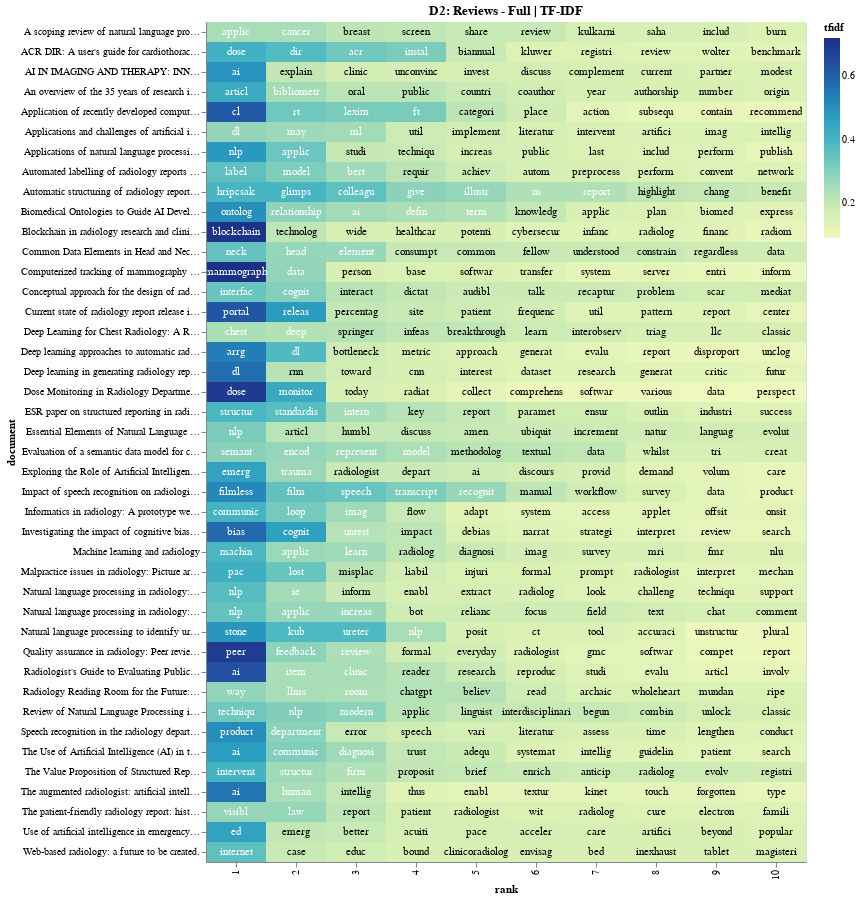
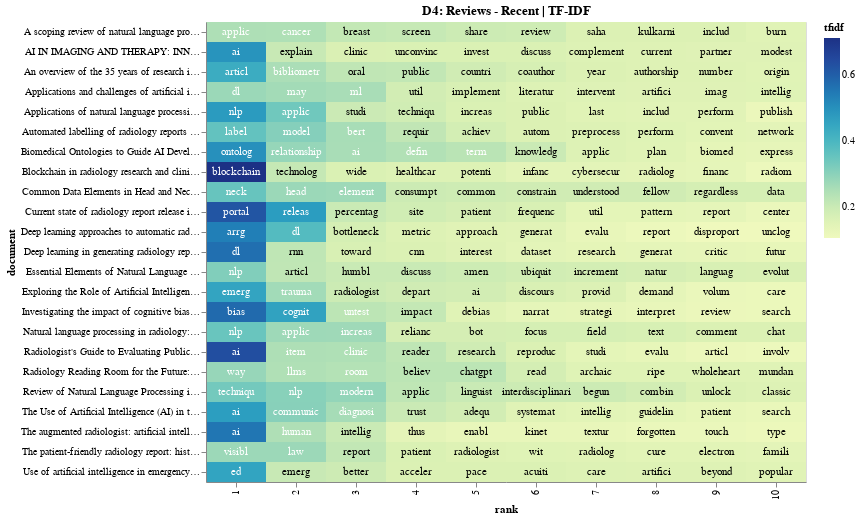

The notebook cell these images were saved under, in order:
### Code cell
# TF-IDF visualization

chart = data_viz.tfidf_chart(tfidf_tkns.iloc[len(dataset_abs[0]):len(dataset_abs[0])+len(dataset_abs[1])], 10, dataset.data_description[1])
chart.display()

chart = data_viz.tfidf_chart(tfidf_tkns.iloc[-len(dataset_abs[-1]):], 10, dataset.data_description[-1])
chart.display()

### Figure 1 — Vega specification as saved in the notebook (floating-point values rounded to 4 significant figures; data arrays with more than 128 entries replaced by an {"elided": "..."} marker saying what was removed)
{"$schema": "https://vega.github.io/schema/vega/v5.json", "data": [{"name": "source_0", "values": {"elided": "420 records"}}, {"name": "data_0", "values": {"elided": "420 records"}}, {"name": "data_0_x_domain_rank_0", "values": [{"rank": 1}, {"rank": 2}, {"rank": 3}, {"rank": 4}, {"rank": 5}, {"rank": 6}, {"rank": 7}, {"rank": 8}, {"rank": 9}, {"rank": 10}]}, {"name": "source_0_x_domain_rank_1", "values": [{"rank": 1}, {"rank": 2}, {"rank": 3}, {"rank": 4}, {"rank": 5}, {"rank": 6}, {"rank": 7}, {"rank": 8}, {"rank": 9}, {"rank": 10}]}, {"name": "data_0_y_domain_document_0", "values": [{"document": "A scoping review of natural language processing of radiology reports in breast cancer"}, {"document": "ACR DIR: A user's guide for cardiothoracic radiologists: Part 2: How to interpret your DIR report"}, {"document": "AI IN IMAGING AND THERAPY: INNOVATIONS, ETHICS, AND IMPACT: REVIEW ARTICLE Clinical applications of artificial intelligence in radiology"}, {"document": "An overview of the 35 years of research in the oral radiology: a bibliometric analysis"}, {"document": "Application of recently developed computer algorithm for automatic classification of unstructured radiology reports: Validation study"}, {"document": "Applications and challenges of artificial intelligence in diagnostic and interventional radiology"}, {"document": "Applications of natural language processing in radiology: A systematic review"}, {"document": "Automated labelling of radiology reports using natural language processing: Comparison of traditional and newer methods"}, {"document": "Automatic structuring of radiology reports: Harbinger of a second information revolution in radiology"}, {"document": "Biomedical Ontologies to Guide AI Development in Radiology"}, {"document": "Blockchain in radiology research and clinical practice: current trends and future directions"}, {"document": "Common Data Elements in Head and Neck Radiology Reporting"}, {"document": "Computerized tracking of mammography patients: Value of a radiology information system integrated with a personal-computer data base"}, {"document": "Conceptual approach for the design of radiology reporting interfaces: The talking template"}, {"document": "Current state of radiology report release in electronic patient portals"}, {"document": "Deep Learning for Chest Radiology: A Review"}, {"document": "Deep learning approaches to automatic radiology report generation: A systematic review"}, {"document": "Deep learning in generating radiology reports: A survey"}, {"document": "Dose Monitoring in Radiology Departments: Status Quo and Future Perspectives"}, {"document": "ESR paper on structured reporting in radiology"}, {"document": "Essential Elements of Natural Language Processing: What the Radiologist Should Know"}, {"document": "Evaluation of a semantic data model for chest radiology: Application of a new methodology"}, {"document": "Exploring the Role of Artificial Intelligence in an Emergency and Trauma Radiology Department"}, {"document": "Impact of speech recognition on radiologist productivity"}, {"document": "Informatics in radiology: A prototype web-based reporting system for onsite-offsite clinician communication"}, {"document": "Investigating the impact of cognitive biases in radiologists’ image interpretation: A scoping review"}, {"document": "Machine learning and radiology"}, {"document": "Malpractice issues in radiology: Picture archiving and communication systems (PACS) and the loss of patient examination records"}, {"document": "Natural language processing in radiology: A systematic review"}, {"document": "Natural language processing in radiology: Clinical applications and future directions"}, {"document": "Natural language processing to identify ureteric stones in radiology reports"}, {"document": "Quality assurance in radiology: Peer review and peer feedback"}, {"document": "Radiologist's Guide to Evaluating Publications of Clinical Research on AI: How We Do It"}, {"document": "Radiology Reading Room for the Future: Harnessing the Power of Large Language Models Like ChatGPT"}, {"document": "Review of Natural Language Processing in Radiology"}, {"document": "Speech recognition in the radiology department: A systematic review"}, {"document": "The Use of Artificial Intelligence (AI) in the Radiology Field: What Is the State of Doctor–Patient Communication in Cancer Diagnosis?"}, {"document": "The Value Proposition of Structured Reporting in Interventional Radiology"}, {"document": "The augmented radiologist: artificial intelligence in the practice of radiology"}, {"document": "The patient-friendly radiology report: history, evolution, challenges and opportunities"}, {"document": "Use of artificial intelligence in emergency radiology: An overview of current applications, challenges, and opportunities"}, {"document": "Web-based radiology: a future to be created."}]}, {"name": "source_0_y_domain_document_1", "values": [{"document": "A scoping review of natural language processing of radiology reports in breast cancer"}, {"document": "ACR DIR: A user's guide for cardiothoracic radiologists: Part 2: How to interpret your DIR report"}, {"document": "AI IN IMAGING AND THERAPY: INNOVATIONS, ETHICS, AND IMPACT: REVIEW ARTICLE Clinical applications of artificial intelligence in radiology"}, {"document": "An overview of the 35 years of research in the oral radiology: a bibliometric analysis"}, {"document": "Application of recently developed computer algorithm for automatic classification of unstructured radiology reports: Validation study"}, {"document": "Applications and challenges of artificial intelligence in diagnostic and interventional radiology"}, {"document": "Applications of natural language processing in radiology: A systematic review"}, {"document": "Automated labelling of radiology reports using natural language processing: Comparison of traditional and newer methods"}, {"document": "Automatic structuring of radiology reports: Harbinger of a second information revolution in radiology"}, {"document": "Biomedical Ontologies to Guide AI Development in Radiology"}, {"document": "Blockchain in radiology research and clinical practice: current trends and future directions"}, {"document": "Common Data Elements in Head and Neck Radiology Reporting"}, {"document": "Computerized tracking of mammography patients: Value of a radiology information system integrated with a personal-computer data base"}, {"document": "Conceptual approach for the design of radiology reporting interfaces: The talking template"}, {"document": "Current state of radiology report release in electronic patient portals"}, {"document": "Deep Learning for Chest Radiology: A Review"}, {"document": "Deep learning approaches to automatic radiology report generation: A systematic review"}, {"document": "Deep learning in generating radiology reports: A survey"}, {"document": "Dose Monitoring in Radiology Departments: Status Quo and Future Perspectives"}, {"document": "ESR paper on structured reporting in radiology"}, {"document": "Essential Elements of Natural Language Processing: What the Radiologist Should Know"}, {"document": "Evaluation of a semantic data model for chest radiology: Application of a new methodology"}, {"document": "Exploring the Role of Artificial Intelligence in an Emergency and Trauma Radiology Department"}, {"document": "Impact of speech recognition on radiologist productivity"}, {"document": "Informatics in radiology: A prototype web-based reporting system for onsite-offsite clinician communication"}, {"document": "Investigating the impact of cognitive biases in radiologists’ image interpretation: A scoping review"}, {"document": "Machine learning and radiology"}, {"document": "Malpractice issues in radiology: Picture archiving and communication systems (PACS) and the loss of patient examination records"}, {"document": "Natural language processing in radiology: A systematic review"}, {"document": "Natural language processing in radiology: Clinical applications and future directions"}, {"document": "Natural language processing to identify ureteric stones in radiology reports"}, {"document": "Quality assurance in radiology: Peer review and peer feedback"}, {"document": "Radiologist's Guide to Evaluating Publications of Clinical Research on AI: How We Do It"}, {"document": "Radiology Reading Room for the Future: Harnessing the Power of Large Language Models Like ChatGPT"}, {"document": "Review of Natural Language Processing in Radiology"}, {"document": "Speech recognition in the radiology department: A systematic review"}, {"document": "The Use of Artificial Intelligence (AI) in the Radiology Field: What Is the State of Doctor–Patient Communication in Cancer Diagnosis?"}, {"document": "The Value Proposition of Structured Reporting in Interventional Radiology"}, {"document": "The augmented radiologist: artificial intelligence in the practice of radiology"}, {"document": "The patient-friendly radiology report: history, evolution, challenges and opportunities"}, {"document": "Use of artificial intelligence in emergency radiology: An overview of current applications, challenges, and opportunities"}, {"document": "Web-based radiology: a future to be created."}]}, {"name": "data_0_color_domain_tfidf", "values": [{"min": 0.09207, "max": 0.7175}]}], "signals": [{"name": "y_step", "value": 20}, {"name": "height", "update": "bandspace(domain('y').length, 0, 0) * y_step"}], "marks": [{"type": "rect", "name": "layer_0_marks", "from": {"data": "data_0"}, "encode": {"update": {"description": {"signal": "\"rank: \" + (isValid(datum[\"rank\"]) ? datum[\"rank\"] : \"\"+datum[\"rank\"]) + \"; document: \" + (isValid(datum[\"document\"]) ? datum[\"document\"] : \"\"+datum[\"document\"]) + \"; tfidf: \" + (format(datum[\"tfidf\"], \"\"))"}, "y": {"field": "document", "scale": "y"}, "x": {"field": "rank", "scale": "x"}, "fill": {"field": "tfidf", "scale": "color"}, "height": {"signal": "max(0.25, bandwidth('y'))"}, "width": {"signal": "max(0.25, bandwidth('x'))"}}}, "style": ["rect"]}, {"type": "text", "name": "layer_1_marks", "from": {"data": "source_0"}, "encode": {"update": {"x": {"field": "rank", "scale": "x", "band": 0.5}, "align": {"value": "center"}, "baseline": {"value": "middle"}, "description": {"signal": "\"rank: \" + (isValid(datum[\"rank\"]) ? datum[\"rank\"] : \"\"+datum[\"rank\"]) + \"; document: \" + (isValid(datum[\"document\"]) ? datum[\"document\"] : \"\"+datum[\"document\"]) + \"; term: \" + (isValid(datum[\"term\"]) ? datum[\"term\"] : \"\"+datum[\"term\"])"}, "fill": [{"value": "white", "test": "(datum.tfidf >= 0.23)"}, {"value": "black"}], "text": {"signal": "isValid(datum[\"term\"]) ? datum[\"term\"] : \"\"+datum[\"term\"]"}, "y": {"field": "document", "scale": "y", "band": 0.5}}}, "style": ["text"]}], "scales": [{"name": "x", "type": "band", "domain": {"fields": [{"data": "data_0_x_domain_rank_0", "field": "rank"}, {"data": "source_0_x_domain_rank_1", "field": "rank"}], "sort": true}, "range": [0, {"signal": "width"}], "paddingOuter": 0, "paddingInner": 0}, {"name": "y", "type": "band", "domain": {"fields": [{"data": "data_0_y_domain_document_0", "field": "document"}, {"data": "source_0_y_domain_document_1", "field": "document"}], "sort": true}, "range": {"step": {"signal": "y_step"}}, "paddingInner": 0, "paddingOuter": 0}, {"name": "color", "type": "linear", "domain": [{"signal": "(data(\"data_0_color_domain_tfidf\")[0] || {}).min"}, {"signal": "(data(\"data_0_color_domain_tfidf\")[0] || {}).max"}], "range": "heatmap", "zero": false, "interpolate": "hcl"}], "axes": [{"scale": "x", "zindex": 1, "labelBaseline": "middle", "labelAlign": "right", "grid": false, "labelAngle": 270, "orient": "bottom", "title": "rank"}, {"scale": "y", "grid": false, "orient": "left", "zindex": 1, "title": "document"}], "title": {"text": "D2: Reviews - Full | TF-IDF", "frame": "group"}, "legends": [{"fill": "color", "gradientLength": {"signal": "clamp(height, 64, 200)"}, "title": "tfidf"}], "background": "white", "padding": 5, "width": 600, "style": "cell"}

### Figure 2 — Vega specification as saved in the notebook (floating-point values rounded to 4 significant figures; data arrays with more than 128 entries replaced by an {"elided": "..."} marker saying what was removed)
{"$schema": "https://vega.github.io/schema/vega/v5.json", "data": [{"name": "source_0", "values": {"elided": "230 records"}}, {"name": "data_0", "values": {"elided": "230 records"}}, {"name": "data_0_x_domain_rank_0", "values": [{"rank": 1}, {"rank": 2}, {"rank": 3}, {"rank": 4}, {"rank": 5}, {"rank": 6}, {"rank": 8}, {"rank": 7}, {"rank": 9}, {"rank": 10}]}, {"name": "source_0_x_domain_rank_1", "values": [{"rank": 1}, {"rank": 2}, {"rank": 3}, {"rank": 4}, {"rank": 5}, {"rank": 6}, {"rank": 8}, {"rank": 7}, {"rank": 9}, {"rank": 10}]}, {"name": "data_0_y_domain_document_0", "values": [{"document": "A scoping review of natural language processing of radiology reports in breast cancer"}, {"document": "AI IN IMAGING AND THERAPY: INNOVATIONS, ETHICS, AND IMPACT: REVIEW ARTICLE Clinical applications of artificial intelligence in radiology"}, {"document": "An overview of the 35 years of research in the oral radiology: a bibliometric analysis"}, {"document": "Applications and challenges of artificial intelligence in diagnostic and interventional radiology"}, {"document": "Applications of natural language processing in radiology: A systematic review"}, {"document": "Automated labelling of radiology reports using natural language processing: Comparison of traditional and newer methods"}, {"document": "Biomedical Ontologies to Guide AI Development in Radiology"}, {"document": "Blockchain in radiology research and clinical practice: current trends and future directions"}, {"document": "Common Data Elements in Head and Neck Radiology Reporting"}, {"document": "Current state of radiology report release in electronic patient portals"}, {"document": "Deep learning approaches to automatic radiology report generation: A systematic review"}, {"document": "Deep learning in generating radiology reports: A survey"}, {"document": "Essential Elements of Natural Language Processing: What the Radiologist Should Know"}, {"document": "Exploring the Role of Artificial Intelligence in an Emergency and Trauma Radiology Department"}, {"document": "Investigating the impact of cognitive biases in radiologists’ image interpretation: A scoping review"}, {"document": "Natural language processing in radiology: Clinical applications and future directions"}, {"document": "Radiologist's Guide to Evaluating Publications of Clinical Research on AI: How We Do It"}, {"document": "Radiology Reading Room for the Future: Harnessing the Power of Large Language Models Like ChatGPT"}, {"document": "Review of Natural Language Processing in Radiology"}, {"document": "The Use of Artificial Intelligence (AI) in the Radiology Field: What Is the State of Doctor–Patient Communication in Cancer Diagnosis?"}, {"document": "The augmented radiologist: artificial intelligence in the practice of radiology"}, {"document": "The patient-friendly radiology report: history, evolution, challenges and opportunities"}, {"document": "Use of artificial intelligence in emergency radiology: An overview of current applications, challenges, and opportunities"}]}, {"name": "source_0_y_domain_document_1", "values": [{"document": "A scoping review of natural language processing of radiology reports in breast cancer"}, {"document": "AI IN IMAGING AND THERAPY: INNOVATIONS, ETHICS, AND IMPACT: REVIEW ARTICLE Clinical applications of artificial intelligence in radiology"}, {"document": "An overview of the 35 years of research in the oral radiology: a bibliometric analysis"}, {"document": "Applications and challenges of artificial intelligence in diagnostic and interventional radiology"}, {"document": "Applications of natural language processing in radiology: A systematic review"}, {"document": "Automated labelling of radiology reports using natural language processing: Comparison of traditional and newer methods"}, {"document": "Biomedical Ontologies to Guide AI Development in Radiology"}, {"document": "Blockchain in radiology research and clinical practice: current trends and future directions"}, {"document": "Common Data Elements in Head and Neck Radiology Reporting"}, {"document": "Current state of radiology report release in electronic patient portals"}, {"document": "Deep learning approaches to automatic radiology report generation: A systematic review"}, {"document": "Deep learning in generating radiology reports: A survey"}, {"document": "Essential Elements of Natural Language Processing: What the Radiologist Should Know"}, {"document": "Exploring the Role of Artificial Intelligence in an Emergency and Trauma Radiology Department"}, {"document": "Investigating the impact of cognitive biases in radiologists’ image interpretation: A scoping review"}, {"document": "Natural language processing in radiology: Clinical applications and future directions"}, {"document": "Radiologist's Guide to Evaluating Publications of Clinical Research on AI: How We Do It"}, {"document": "Radiology Reading Room for the Future: Harnessing the Power of Large Language Models Like ChatGPT"}, {"document": "Review of Natural Language Processing in Radiology"}, {"document": "The Use of Artificial Intelligence (AI) in the Radiology Field: What Is the State of Doctor–Patient Communication in Cancer Diagnosis?"}, {"document": "The augmented radiologist: artificial intelligence in the practice of radiology"}, {"document": "The patient-friendly radiology report: history, evolution, challenges and opportunities"}, {"document": "Use of artificial intelligence in emergency radiology: An overview of current applications, challenges, and opportunities"}]}, {"name": "data_0_color_domain_tfidf", "values": [{"min": 0.1073, "max": 0.7132}]}], "signals": [{"name": "y_step", "value": 20}, {"name": "height", "update": "bandspace(domain('y').length, 0, 0) * y_step"}], "marks": [{"type": "rect", "name": "layer_0_marks", "from": {"data": "data_0"}, "encode": {"update": {"width": {"signal": "max(0.25, bandwidth('x'))"}, "height": {"signal": "max(0.25, bandwidth('y'))"}, "description": {"signal": "\"rank: \" + (isValid(datum[\"rank\"]) ? datum[\"rank\"] : \"\"+datum[\"rank\"]) + \"; document: \" + (isValid(datum[\"document\"]) ? datum[\"document\"] : \"\"+datum[\"document\"]) + \"; tfidf: \" + (format(datum[\"tfidf\"], \"\"))"}, "x": {"field": "rank", "scale": "x"}, "fill": {"field": "tfidf", "scale": "color"}, "y": {"field": "document", "scale": "y"}}}, "style": ["rect"]}, {"type": "text", "name": "layer_1_marks", "from": {"data": "source_0"}, "encode": {"update": {"align": {"value": "center"}, "y": {"field": "document", "scale": "y", "band": 0.5}, "text": {"signal": "isValid(datum[\"term\"]) ? datum[\"term\"] : \"\"+datum[\"term\"]"}, "baseline": {"value": "middle"}, "fill": [{"value": "white", "test": "(datum.tfidf >= 0.23)"}, {"value": "black"}], "description": {"signal": "\"rank: \" + (isValid(datum[\"rank\"]) ? datum[\"rank\"] : \"\"+datum[\"rank\"]) + \"; document: \" + (isValid(datum[\"document\"]) ? datum[\"document\"] : \"\"+datum[\"document\"]) + \"; term: \" + (isValid(datum[\"term\"]) ? datum[\"term\"] : \"\"+datum[\"term\"])"}, "x": {"field": "rank", "scale": "x", "band": 0.5}}}, "style": ["text"]}], "scales": [{"name": "x", "type": "band", "domain": {"fields": [{"data": "data_0_x_domain_rank_0", "field": "rank"}, {"data": "source_0_x_domain_rank_1", "field": "rank"}], "sort": true}, "range": [0, {"signal": "width"}], "paddingOuter": 0, "paddingInner": 0}, {"name": "y", "type": "band", "domain": {"fields": [{"data": "data_0_y_domain_document_0", "field": "document"}, {"data": "source_0_y_domain_document_1", "field": "document"}], "sort": true}, "range": {"step": {"signal": "y_step"}}, "paddingInner": 0, "paddingOuter": 0}, {"name": "color", "type": "linear", "domain": [{"signal": "(data(\"data_0_color_domain_tfidf\")[0] || {}).min"}, {"signal": "(data(\"data_0_color_domain_tfidf\")[0] || {}).max"}], "range": "heatmap", "zero": false, "interpolate": "hcl"}], "axes": [{"scale": "x", "zindex": 1, "grid": false, "orient": "bottom", "labelAlign": "right", "labelBaseline": "middle", "labelAngle": 270, "title": "rank"}, {"scale": "y", "orient": "left", "zindex": 1, "title": "document", "grid": false}], "title": {"text": "D4: Reviews - Recent | TF-IDF", "frame": "group"}, "width": 600, "background": "white", "legends": [{"fill": "color", "gradientLength": {"signal": "clamp(height, 64, 200)"}, "title": "tfidf"}], "padding": 5, "style": "cell"}
